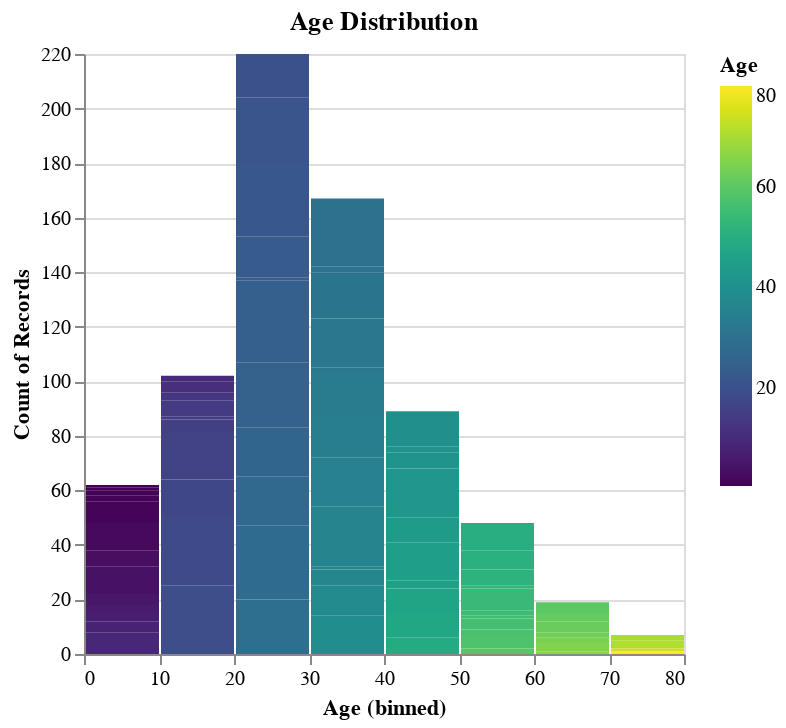
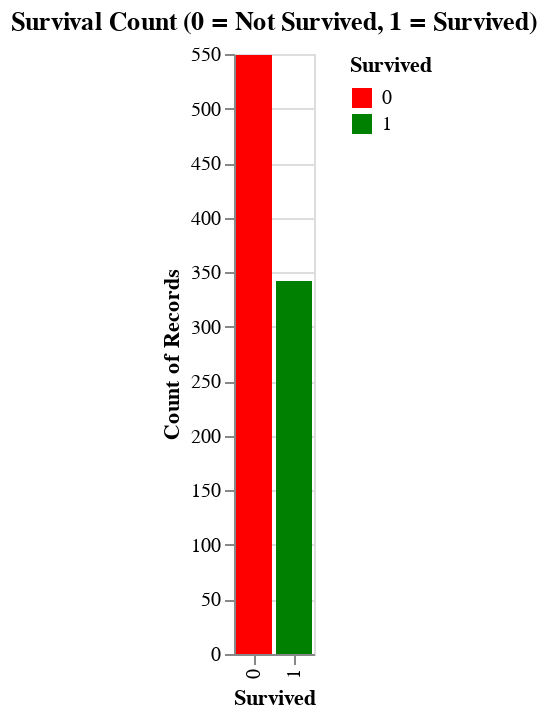
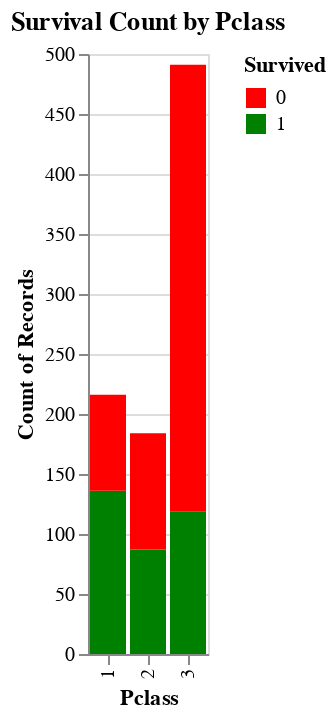
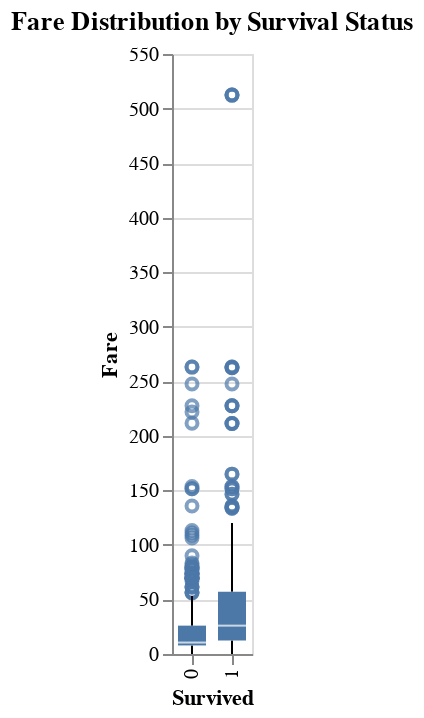

The notebook cell these images were saved under, in order:
### Code cell
# Load Titanic dataset (assuming your dataset is in a DataFrame named `titanic_data`)
# titanic_data = pd.read_csv('titanic.csv')

# 1. Age Distribution
age_distribution = alt.Chart(titanic_data.dropna(subset=['Age'])).mark_bar().encode(
    alt.X('Age:Q', bin=True),
    alt.Y('count():Q'),
    alt.Color('Age:Q', scale=alt.Scale(scheme='viridis')),
).properties(title='Age Distribution')

# 2. Survival Count (Survived vs. Not Survived)
survival_count = alt.Chart(titanic_data).mark_bar().encode(
    alt.X('Survived:N'),
    alt.Y('count():Q'),
    alt.Color('Survived:N', scale=alt.Scale(domain=[0, 1], range=['red', 'green']))
).properties(title="Survival Count (0 = Not Survived, 1 = Survived)")

# 3. Survival Count by Pclass
survival_by_pclass = alt.Chart(titanic_data).mark_bar().encode(
    alt.X('Pclass:N'),
    alt.Y('count():Q'),
    alt.Color('Survived:N', scale=alt.Scale(domain=[0, 1], range=['red', 'green']))
).properties(title="Survival Count by Pclass")

# 4. Fare Distribution by Survival Status
fare_survival = alt.Chart(titanic_data.dropna(subset=['Fare'])).mark_boxplot().encode(
    alt.X('Survived:N'),
    alt.Y('Fare:Q')
).properties(title="Fare Distribution by Survival Status")

# 5. Correlation Heatmap
numerical_data = titanic_data.select_dtypes(include=['number'])
correlation_matrix = numerical_data.corr()

# Convert correlation matrix to long-form data for Altair
correlation_data = pd.DataFrame(np.triu(correlation_matrix, k=1))
correlation_data = correlation_data.stack().reset_index(name='correlation_value')
correlation_data.columns = ['feature_1', 'feature_2', 'correlation_value']

# Create a correlation heatmap-like chart
heatmap = alt.Chart(correlation_data).mark_rect().encode(
    alt.X('feature_1:N', title='Feature 1'),
    alt.Y('feature_2:N', title='Feature 2'),
    alt.Color('correlation_value:Q', scale=alt.Scale(scheme='viridis')),
    alt.Tooltip(['feature_1', 'feature_2', 'correlation_value'])
).properties(title="Correlation Heatmap")

# 6. Survival Rate by Gender
survival_by_gender = titanic_data.groupby('Sex')['Survived'].mean().reset_index()

survival_gender_chart = alt.Chart(survival_by_gender).mark_bar().encode(
    alt.X('Sex:N'),
    alt.Y('Survived:Q'),
    alt.Color('Sex:N')
).properties(title="Survival Rate by Gender")

# 7. Passenger Distribution by Embarked Location
embarked_distribution = alt.Chart(titanic_data).mark_bar().encode(
    alt.X('Embarked:N'),
    alt.Y('count():Q'),
    alt.Color('Embarked:N', scale=alt.Scale(scheme='category10'))
).properties(title="Passenger Distribution by Embarked Location")

# Show all charts together
age_distribution.show()
survival_count.show()
survival_by_pclass.show()
fare_survival.show()
heatmap.show()
survival_gender_chart.show()
embarked_distribution.show()

### Figure 1 — Vega-Lite specification as saved in the notebook (floating-point values rounded to 4 significant figures; data arrays with more than 128 entries replaced by an {"elided": "..."} marker saying what was removed)
{"config": {"view": {"continuousWidth": 300, "continuousHeight": 300}}, "data": {"name": "data-aac068042badf88dd2703fe3294cb25e"}, "mark": {"type": "bar"}, "encoding": {"color": {"field": "Age", "scale": {"scheme": "viridis"}, "type": "quantitative"}, "x": {"bin": true, "field": "Age", "type": "quantitative"}, "y": {"aggregate": "count", "type": "quantitative"}}, "title": "Age Distribution", "$schema": "https://vega.github.io/schema/vega-lite/v5.20.1.json", "datasets": {"data-aac068042badf88dd2703fe3294cb25e": {"elided": "714 records"}}}

### Figure 2 — Vega-Lite specification as saved in the notebook (floating-point values rounded to 4 significant figures; data arrays with more than 128 entries replaced by an {"elided": "..."} marker saying what was removed)
{"config": {"view": {"continuousWidth": 300, "continuousHeight": 300}}, "data": {"name": "data-eb4c1b9997f51a02fdb9c236c9019e4c"}, "mark": {"type": "bar"}, "encoding": {"color": {"field": "Survived", "scale": {"domain": [0, 1], "range": ["red", "green"]}, "type": "nominal"}, "x": {"field": "Survived", "type": "nominal"}, "y": {"aggregate": "count", "type": "quantitative"}}, "title": "Survival Count (0 = Not Survived, 1 = Survived)", "$schema": "https://vega.github.io/schema/vega-lite/v5.20.1.json", "datasets": {"data-eb4c1b9997f51a02fdb9c236c9019e4c": {"elided": "891 records"}}}

### Figure 3 — Vega-Lite specification as saved in the notebook (floating-point values rounded to 4 significant figures; data arrays with more than 128 entries replaced by an {"elided": "..."} marker saying what was removed)
{"config": {"view": {"continuousWidth": 300, "continuousHeight": 300}}, "data": {"name": "data-eb4c1b9997f51a02fdb9c236c9019e4c"}, "mark": {"type": "bar"}, "encoding": {"color": {"field": "Survived", "scale": {"domain": [0, 1], "range": ["red", "green"]}, "type": "nominal"}, "x": {"field": "Pclass", "type": "nominal"}, "y": {"aggregate": "count", "type": "quantitative"}}, "title": "Survival Count by Pclass", "$schema": "https://vega.github.io/schema/vega-lite/v5.20.1.json", "datasets": {"data-eb4c1b9997f51a02fdb9c236c9019e4c": {"elided": "891 records"}}}

### Figure 4 — Vega-Lite specification as saved in the notebook (floating-point values rounded to 4 significant figures; data arrays with more than 128 entries replaced by an {"elided": "..."} marker saying what was removed)
{"config": {"view": {"continuousWidth": 300, "continuousHeight": 300}}, "data": {"name": "data-eb4c1b9997f51a02fdb9c236c9019e4c"}, "mark": {"type": "boxplot"}, "encoding": {"x": {"field": "Survived", "type": "nominal"}, "y": {"field": "Fare", "type": "quantitative"}}, "title": "Fare Distribution by Survival Status", "$schema": "https://vega.github.io/schema/vega-lite/v5.20.1.json", "datasets": {"data-eb4c1b9997f51a02fdb9c236c9019e4c": {"elided": "891 records"}}}
